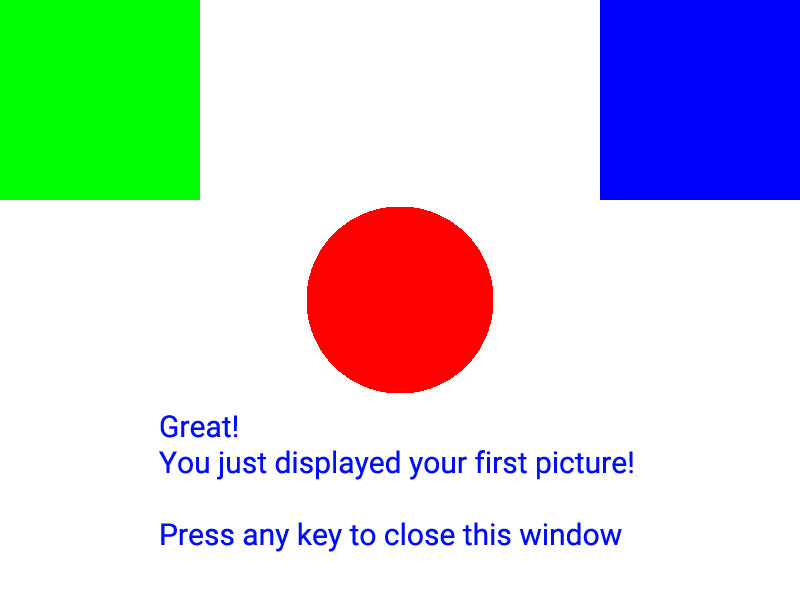
#> input picture opencvcamp/image001.jpeg, 800 x 600 px
$ python OpenCv3hrtut.py
#> lines starting #> are read from the running program, lines starting #| are printed output that depends on the picture; after the words box and inside, x2 and y2 are one past the last pixel; in counts of white or black regions, pixels touching at a corner belong together
import cv2
import sleep
# from matplotlib import pyplot as plt
print("Done")
img = cv2.imread("image001.jpeg")
#> img is the input picture: shape (600, 800, 3); mean B, G, R 218.7, 215.5, 208.6
gray=cv2.cvtColor(img,cv2.COLOR_BGR2GRAY)
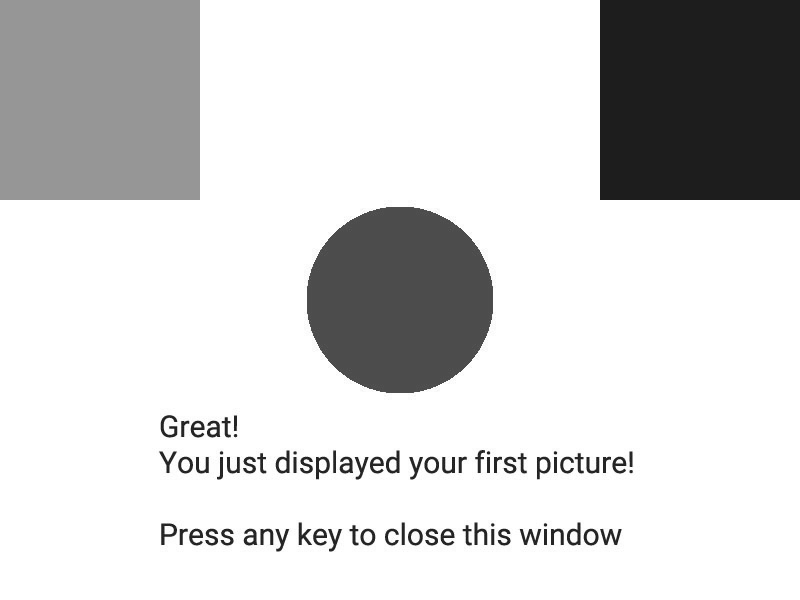
#> gray: shape (600, 800); min 25, max 255, mean 213.8
_,thresh2 = cv2.threshold(gray,50, 255,cv2.THRESH_BINARY_INV)
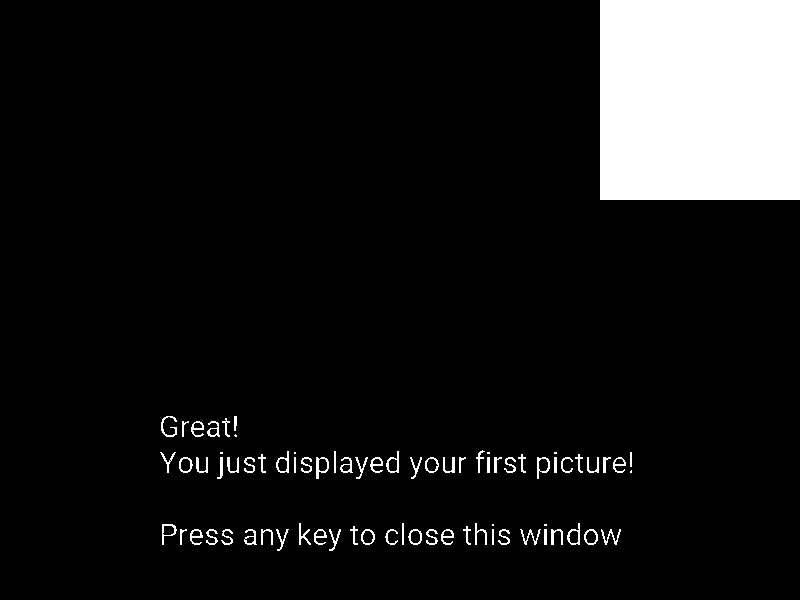
#> thresh2: shape (600, 800); 9.4% white; 76 white regions (8 under 20 px)
contours, hierarchy = cv2.findContours(thresh2, cv2.RETR_EXTERNAL, cv2.CHAIN_APPROX_NONE)
#> contours = 76 contours, 11 with area under 20; largest, box (x1, y1, x2, y2) and area: (600, 0, 800, 200) 39601, (316, 457, 329, 479) 174, (537, 457, 550, 479) 166, (276, 451, 289, 473) 164, (567, 523, 580, 545) 162

cv2.drawContours(img, contours, -1, (255, 255, 0), 3)
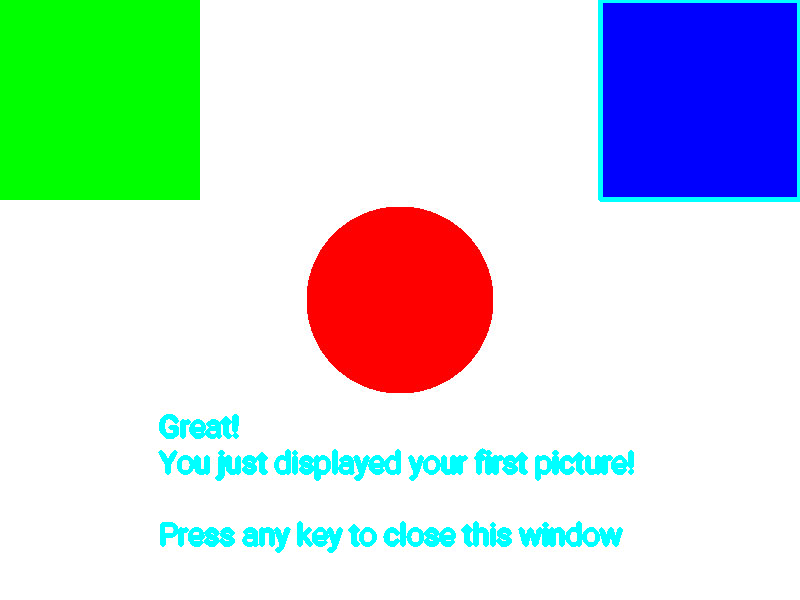
#> img: shape (600, 800, 3); 3.61% of pixels changed, all inside (x1, y1, x2, y2) = (158, 0, 800, 553)
cv2.imshow("img",img)
print(img.shape)
#| (600, 800, 3)
cv2.imshow("duh",thresh2)
mask=cv2.bitwise_and(img,img,mask=thresh2)
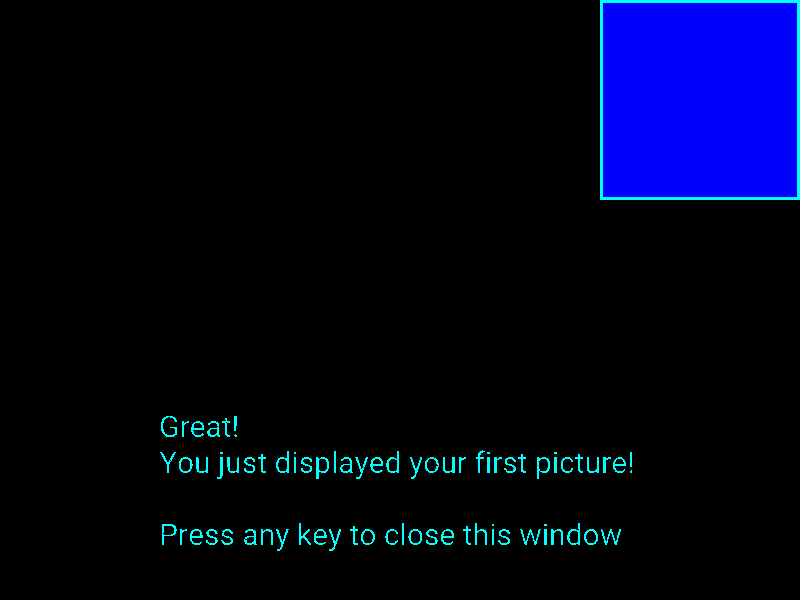
#> mask: shape (600, 800, 3); mean B, G, R 23.8, 3.9, 0
cv2.imshow("haha",mask)


cv2.waitKey(0)
cv2.destroyAllWindows()
